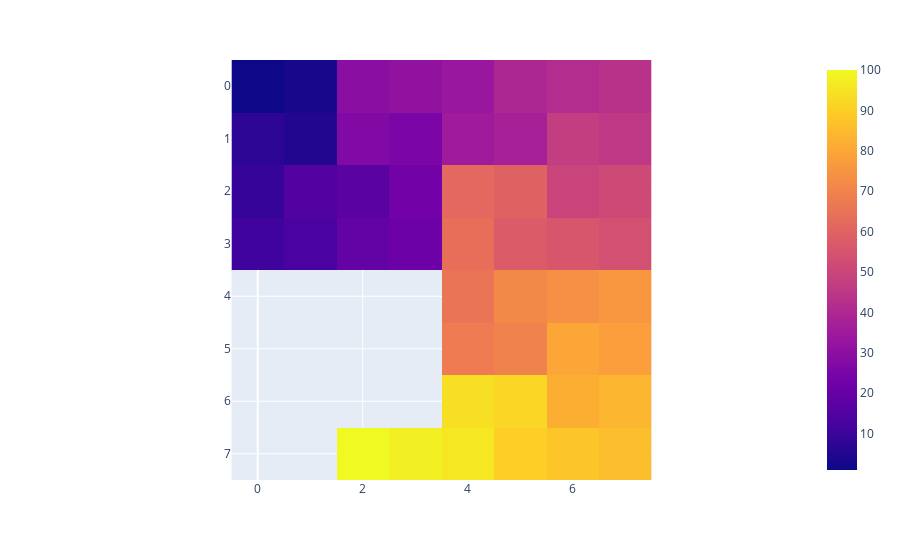

Write notebook code for a chart like this one.
### Code cell
demo = np_2d_to_hilbert(
    in_seq = np.asarray([np.linspace(1, 100, num= 50),
                         np.linspace(100, 1, num= 50)]).T
)

px.imshow(demo[:,:,0])

### Figure 1 — Plotly figure (JSON) as saved in the notebook; plotly's stock layout.template omitted (floating-point values rounded to 4 significant figures)
{"data": [{"coloraxis": "coloraxis", "hovertemplate": "x: %{x}<br>y: %{y}<br>color: %{z}<extra></extra>", "name": "0", "type": "heatmap", "xaxis": "x", "yaxis": "y", "z": [[1, 3.02, 29.29, 31.31, 33.33, 39.39, 41.41, 43.43], [7.061, 5.041, 27.27, 25.24, 35.35, 37.37, 47.47, 45.45], [9.082, 15.14, 17.16, 23.22, 61.61, 59.59, 49.49, 51.51], [11.1, 13.12, 19.18, 21.2, 63.63, 57.57, 55.55, 53.53], [null, null, null, null, 65.65, 71.71, 73.73, 75.76], [null, null, null, null, 67.67, 69.69, 79.8, 77.78], [null, null, null, null, 93.94, 91.92, 81.82, 83.84], [null, null, 100, 97.98, 95.96, 89.9, 87.88, 85.86]]}], "layout": {"coloraxis": {"colorscale": [[0, "#0d0887"], [0.1111, "#46039f"], [0.2222, "#7201a8"], [0.3333, "#9c179e"], [0.4444, "#bd3786"], [0.5556, "#d8576b"], [0.6667, "#ed7953"], [0.7778, "#fb9f3a"], [0.8889, "#fdca26"], [1, "#f0f921"]]}, "margin": {"t": 60}, "xaxis": {"anchor": "y", "constrain": "domain", "domain": [0, 1], "scaleanchor": "y"}, "yaxis": {"anchor": "x", "autorange": "reversed", "constrain": "domain", "domain": [0, 1]}}}
